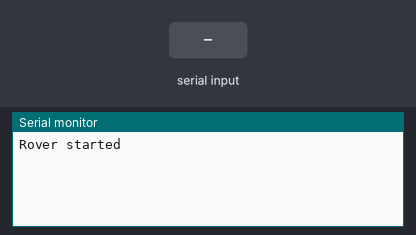
A program run on a simulated ESP32. Shown: the last lines printed to the serial monitor. The test bench sets the inputs (shaded band).

Above: at 1.2 s.
1.3 s: "1\n" received over the second serial link
At 2.5 s:
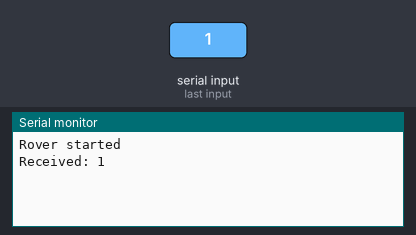
2.8 s: "0\n" received over the second serial link
At 3.8 s:
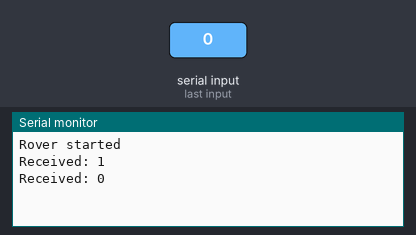
4.3 s: "2\n" received over the second serial link
At 4.9 s:
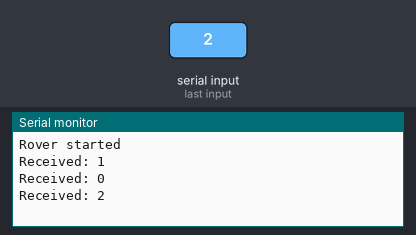

Measured:
- after the input at 1.3 s, the serial monitor: prints a new line at once (image 1)
- after the input at 2.8 s, the serial monitor: prints a new line at once (image 2)
- after the input at 4.3 s, the serial monitor: prints a new line at once (image 3)

The program:

main.cpp
```cpp
#include <Arduino.h>

#include "communication/uart_transport.h"

// Create the UART communication object.
UartTransport uart;


void setup() {
    // Initialize USB serial for debugging.
    Serial.begin(115200);

    // Initialize UART2 for communication with Raspberry Pi.
    uart.begin();

    Serial.println("Rover started");
}


void loop() {
    String message;

    // Check whether a complete UART message has arrived
    if (uart.receiveMessage(message)) {

        Serial.print("Received: ");
        Serial.println(message);

        // Return the received message to Raspberry Pi
        uart.sendMessage(message);
    }
}
```

uart_transport.cpp
```cpp
#include "uart_transport.h"

#include "config.h"
#include "pins.h"


// Initialize UART with configured pins and baud rate.
void UartTransport::begin() {
    serial.begin(
        Config::UART::BAUD_RATE,
        SERIAL_8N1,
        Pins::UART_RX,
        Pins::UART_TX
    );
}


// Read incoming bytes until a complete message is received.
bool UartTransport::receiveMessage(String& message) {
    while (serial.available() > 0) {
        char incomingByte = serial.read();

        // A newline character marks the end of a message.
        if (incomingByte == '\n') {

            // Discard the entire message if the buffer overflowed.
            if (bufferOverflow) {
                bufferOverflow = false;
                receiveBuffer = "";
                continue;
            }

            // Remove carriage return if CRLF line endings are used.
            if (receiveBuffer.endsWith("\r")) {
                receiveBuffer.remove(receiveBuffer.length() - 1);
            }

            // Ignore empty messages.
            if (receiveBuffer.length() == 0) {
                continue;
            }

            // Return the completed message and clear the buffer.
            message = receiveBuffer;
            receiveBuffer = "";

            return true;
        }

        // Ignore remaining bytes of an oversized message.
        if (bufferOverflow) {
            continue;
        }

        // Store the byte if the buffer has available space.
        if (receiveBuffer.length() < Config::UART::MAX_MESSAGE_LENGTH) {
            receiveBuffer += incomingByte;
        } else {
            // Mark the message as invalid and discard its contents.
            bufferOverflow = true;
            receiveBuffer = "";
        }
    }

    // No complete message is available yet.
    return false;
}


// Send a message followed by a newline character.
void UartTransport::sendMessage(const String& message) {

    // Reject messages that exceed the configured size limit.
    if (message.length() > Config::UART::MAX_MESSAGE_LENGTH) {
        return;
    }

    serial.print(message);
    serial.write('\n');
}
```

uart_transport.h
```cpp
#pragma once

#include <Arduino.h>

// Handles low-level UART communication.
class UartTransport {
public:
    void begin(); // Initializes UART.

    bool receiveMessage(String& message); // Receives a complete message.

    void sendMessage(const String& message); // Sends a message.

private:
    HardwareSerial serial{2};

    String receiveBuffer;
    bool bufferOverflow = false;
};
```

config.h
```cpp
#pragma once

#include <Arduino.h>

// Centralized configuration parameters.
namespace Config {
    namespace UART {
        constexpr uint32_t BAUD_RATE = 115200;
        constexpr size_t MAX_MESSAGE_LENGTH = 128;
    }
}
```

pins.h
```cpp
#pragma once

#include <Arduino.h>

// GPIO pin assignments for ESP32.
namespace Pins {

    // UART2 connection to Raspberry Pi.
    constexpr uint8_t UART_RX = 16;
    constexpr uint8_t UART_TX = 17;

    // I2C connection to peripheral devices.
    constexpr uint8_t I2C_SDA = 21;
    constexpr uint8_t I2C_SCL = 22;
}
```
